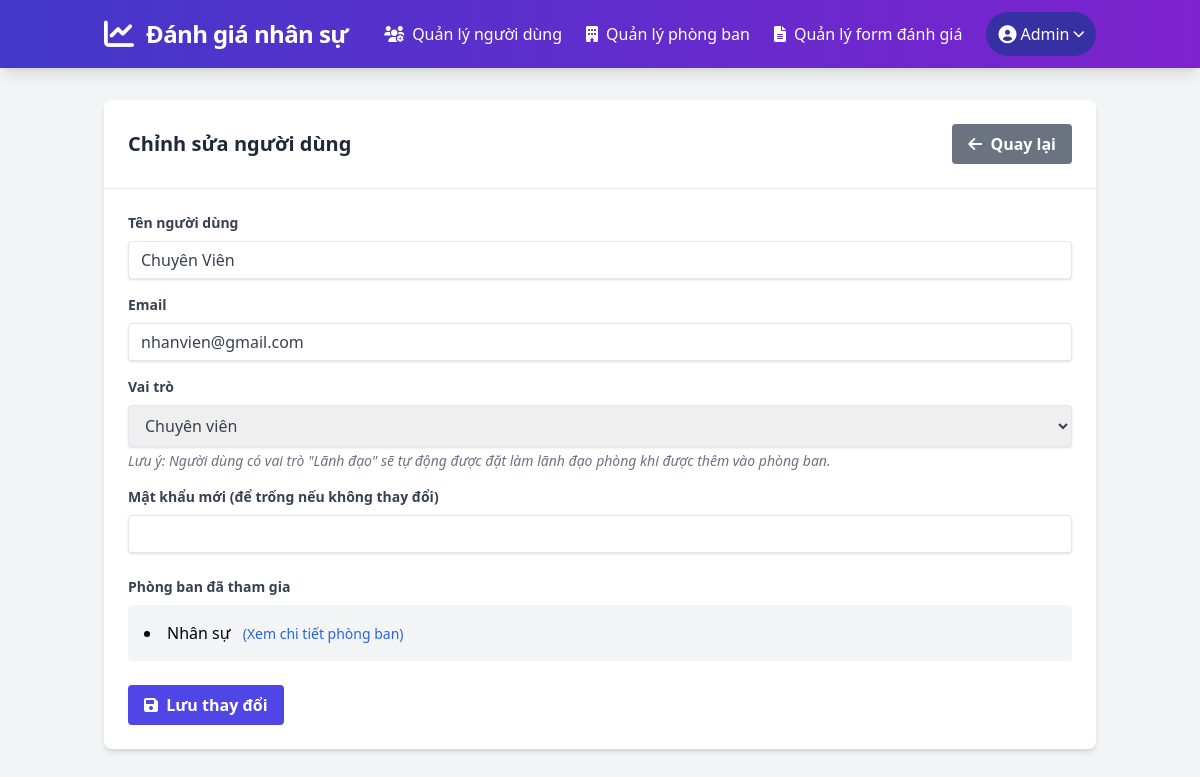
/admin/users/edit/3 (signed in), run on the app's committed database.
### tables this page shows
CREATE TABLE `users` (
  `id` int NOT NULL,
  `name` varchar(100) NOT NULL,
  `email` varchar(100) NOT NULL,
  `password` varchar(255) NOT NULL,
  `role` enum('admin','nhan_vien','lanh_dao','giam_doc','pho_giam_doc') NOT NULL,
  `created_at` timestamp NULL DEFAULT CURRENT_TIMESTAMP
);

CREATE TABLE `user_departments` (
  `id` int NOT NULL,
  `user_id` int NOT NULL,
  `department_id` int NOT NULL,
  `is_leader` tinyint(1) DEFAULT '0' COMMENT 'Đánh dấu là lãnh đạo phòng',
  `created_at` timestamp NULL DEFAULT CURRENT_TIMESTAMP
);

CREATE TABLE `departments` (
  `id` int NOT NULL,
  `name` varchar(100) NOT NULL,
  `description` text,
  `created_at` timestamp NULL DEFAULT CURRENT_TIMESTAMP
);

### app/controllers/AdminController.php (called while the page is built, shortened)
<?php
class AdminController extends \Core\Controller
{
    public function userEditForm($id)
    {
        $userModel = $this->model('User');
        $user = $userModel->getUserById($id);
        $data = [
            'title' => 'Chỉnh sửa tài khoản',
            'user' => $user
        ];
        $this->view('admin/users/edit', $data);
    }
}

### index.php (called while the page is built, shortened)
<?php
require_once 'core/Autoloader.php';
require_once 'config/config.php';
$app = new \Core\App();

### core/Autoloader.php (called while the page is built, shortened)
<?php
spl_autoload_register(function ($class) {
    $path = str_replace('\\', '/', $class);
    if (strpos($path, 'App/') === 0) {
        $path = substr($path, 4);
        $path = 'app/' . $path . '.php';
    } elseif (strpos($path, 'Core/') === 0) {
        $path = substr($path, 5);
        $path = 'core/' . $path . '.php';
        if (file_exists($path)) {
            return true;
        }
    }
    return false;
});

### config/config.php (called while the page is built, shortened)
<?php
$config = [
    'db_host' => 'localhost',
    'db_name' => 'job_danh_gia_nhan_su',
    'db_user' => 'root',
    'db_pass' => '',
    'site_name' => 'Đánh giá nhân sự',
    'base_url' => 'http://localhost/dgns/',
    'debug' => true
];

### core/Model.php (called while the page is built, shortened)
<?php
class Model
{
    public function __construct()
    {
        global $config;
        try {
            $this->db = new \PDO(
                "mysql:host={$config['db_host']};dbname={$config['db_name']};charset=utf8",
                $config['db_user'],
                $config['db_pass'],
                [
                    \PDO::ATTR_ERRMODE => \PDO::ERRMODE_EXCEPTION,
                    \PDO::ATTR_DEFAULT_FETCH_MODE => \PDO::FETCH_ASSOC,
                    \PDO::ATTR_EMULATE_PREPARES => false
                ]
            );
        } catch (\PDOException $e) {
            die("Database connection failed: " . $e->getMessage());
        }
    }
}

### app/models/User.php (called while the page is built, shortened)
<?php
class User extends \Core\Model
{
    public function getUserById($id)
    {
        $stmt = $this->db->prepare("SELECT * FROM users WHERE id = :id");
        $stmt->execute(['id' => $id]);
        return $stmt->fetch();
    }
}

### app/models/Department.php (called while the page is built, shortened)
<?php
class Department extends \Core\Model
{
    public function getUserDepartments($userId)
    {
        $sql = "SELECT d.*, ud.is_leader
                FROM departments d
                JOIN user_departments ud ON d.id = ud.department_id
                WHERE ud.user_id = :user_id
                ORDER BY d.name";
        $stmt = $this->db->prepare($sql);
        $stmt->execute(['user_id' => $userId]);
        return $stmt->fetchAll();
    }
}

### app/views/admin/users/edit.php (the view, shortened to what this page needs)
<div class="bg-white shadow-md rounded-lg overflow-hidden">
    <div class="flex justify-between items-center p-6 border-b">
        <h2 class="text-xl font-semibold text-gray-800">Chỉnh sửa người dùng</h2>
        <a href="<?= $GLOBALS['config']['base_url'] ?>admin/users" class="bg-gray-500 hover:bg-gray-600 text-white font-bold py-2 px-4 rounded">
            <i class="fas fa-arrow-left mr-1"></i> Quay lại
        </a>
    </div>
    <div class="p-6">
        <form action="<?= $GLOBALS['config']['base_url'] ?>admin/users/update/<?= $user['id'] ?>" method="POST">
            <div class="mb-4">
                <label for="name" class="block text-gray-700 text-sm font-bold mb-2">Tên người dùng</label>
                <input type="text" name="name" id="name" class="shadow appearance-none border rounded w-full py-2 px-3 text-gray-700 leading-tight focus:outline-none focus:shadow-outline" value="<?= htmlspecialchars($user['name']) ?>" required>
            </div>
            <div class="mb-4">
                <label for="email" class="block text-gray-700 text-sm font-bold mb-2">Email</label>
                <input type="email" name="email" id="email" class="shadow appearance-none border rounded w-full py-2 px-3 text-gray-700 leading-tight focus:outline-none focus:shadow-outline" value="<?= htmlspecialchars($user['email']) ?>" required>
            </div>
            <div class="mb-4">
                <label for="role" class="block text-gray-700 text-sm font-bold mb-2">Vai trò</label>
                <select name="role" id="role" class="shadow border rounded w-full py-2 px-3 text-gray-700 leading-tight focus:outline-none focus:shadow-outline">
                    <option value="nhan_vien" <?= $user['role'] === 'nhan_vien' ? 'selected' : '' ?>>Chuyên viên</option>
                </select>
                <p class="mt-1 text-sm text-gray-500 italic">Lưu ý: Người dùng có vai trò "Lãnh đạo" sẽ tự động được đặt làm lãnh đạo phòng khi được thêm vào phòng ban.</p>
            </div>
            <div class="mb-6">
                <label for="password" class="block text-gray-700 text-sm font-bold mb-2">Mật khẩu mới (để trống nếu không thay đổi)</label>
                <input type="password" name="password" id="password" class="shadow appearance-none border rounded w-full py-2 px-3 text-gray-700 leading-tight focus:outline-none focus:shadow-outline">
            </div>
            <?php
            $departmentModel = new \App\Models\Department();
            $userDepartments = $departmentModel->getUserDepartments($user['id']);
            ?>
            <?php if (!empty($userDepartments)): ?>
            <div class="mb-6">
                <label class="block text-gray-700 text-sm font-bold mb-2">Phòng ban đã tham gia</label>
                <div class="bg-gray-100 p-4 rounded">
                    <ul class="list-disc list-inside space-y-1">
                        <?php foreach ($userDepartments as $dept): ?>
                            <li>
                                <?= htmlspecialchars($dept['name']) ?>
                                <a href="<?= $GLOBALS['config']['base_url'] ?>departments/members/<?= $dept['id'] ?>" class="text-blue-600 hover:text-blue-900 text-sm ml-2">
                                    (Xem chi tiết phòng ban)
                                </a>
                            </li>
                        <?php endforeach; ?>
                    </ul>
                </div>
            </div>
            <?php endif; ?>
            <div class="flex items-center justify-between">
                <button type="submit" class="bg-indigo-600 hover:bg-indigo-700 text-white font-bold py-2 px-4 rounded focus:outline-none focus:shadow-outline">
                    <i class="fas fa-save mr-1"></i> Lưu thay đổi
                </button>
            </div>
        </form>
    </div>
</div>

### data on the page
users: name "Chuyên Viên", email "nhanvien@gmail.com", role "Chuyên viên"
user_departments: department.name "Nhân sự"

### other printed values
$config['site_name'] "Đánh giá nhân sự"
$_SESSION['user']['name'] "Admin"
